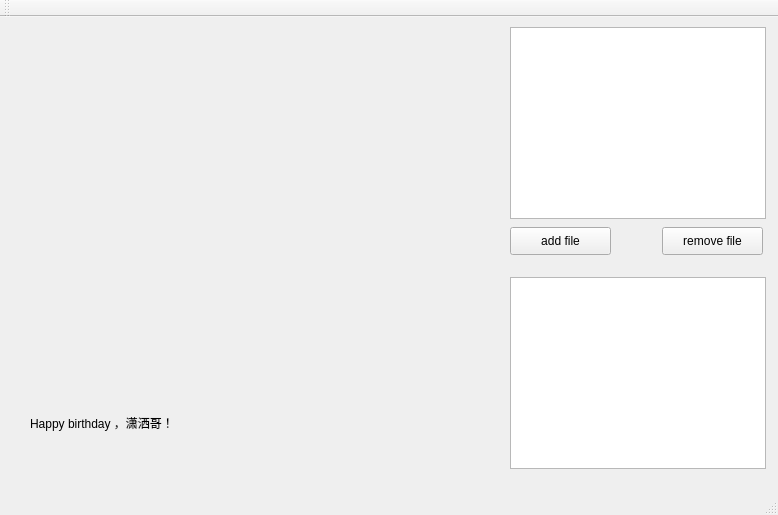
<?xml version="1.0" encoding="UTF-8"?>
<ui version="4.0">
 <class>MainWindow</class>
 <widget class="QMainWindow" name="MainWindow">
  <property name="geometry">
   <rect>
    <x>0</x>
    <y>0</y>
    <width>778</width>
    <height>515</height>
   </rect>
  </property>
  <property name="windowTitle">
   <string>MainWindow</string>
  </property>
  <widget class="QWidget" name="centralWidget">
   <widget class="QPushButton" name="add_btn">
    <property name="geometry">
     <rect>
      <x>510</x>
      <y>210</y>
      <width>101</width>
      <height>28</height>
     </rect>
    </property>
    <property name="text">
     <string>add file</string>
    </property>
   </widget>
   <widget class="QPushButton" name="rm_btn">
    <property name="geometry">
     <rect>
      <x>662</x>
      <y>210</y>
      <width>101</width>
      <height>28</height>
     </rect>
    </property>
    <property name="text">
     <string>remove file</string>
    </property>
   </widget>
   <widget class="QCustomPlot" name="customPlot" native="true">
    <property name="geometry">
     <rect>
      <x>10</x>
      <y>10</y>
      <width>491</width>
      <height>341</height>
     </rect>
    </property>
   </widget>
   <widget class="QListWidget" name="asd_listWidget">
    <property name="geometry">
     <rect>
      <x>510</x>
      <y>10</y>
      <width>256</width>
      <height>192</height>
     </rect>
    </property>
   </widget>
   <widget class="QLabel" name="label">
    <property name="geometry">
     <rect>
      <x>30</x>
      <y>380</y>
      <width>421</width>
      <height>51</height>
     </rect>
    </property>
    <property name="text">
     <string>Happy birthday ，潇洒哥！</string>
    </property>
   </widget>
   <widget class="QTableWidget" name="table_asd_data">
    <property name="geometry">
     <rect>
      <x>510</x>
      <y>260</y>
      <width>256</width>
      <height>192</height>
     </rect>
    </property>
   </widget>
  </widget>
  <widget class="QMenuBar" name="menuBar">
   <property name="geometry">
    <rect>
     <x>0</x>
     <y>0</y>
     <width>778</width>
     <height>26</height>
    </rect>
   </property>
  </widget>
  <widget class="QToolBar" name="mainToolBar">
   <attribute name="toolBarArea">
    <enum>TopToolBarArea</enum>
   </attribute>
   <attribute name="toolBarBreak">
    <bool>false</bool>
   </attribute>
  </widget>
  <widget class="QStatusBar" name="statusBar"/>
 </widget>
 <layoutdefault spacing="6" margin="11"/>
 <customwidgets>
  <customwidget>
   <class>QCustomPlot</class>
   <extends>QWidget</extends>
   <header>../../qcustomplot.h</header>
   <container>1</container>
  </customwidget>
 </customwidgets>
 <resources/>
 <connections/>
</ui>
